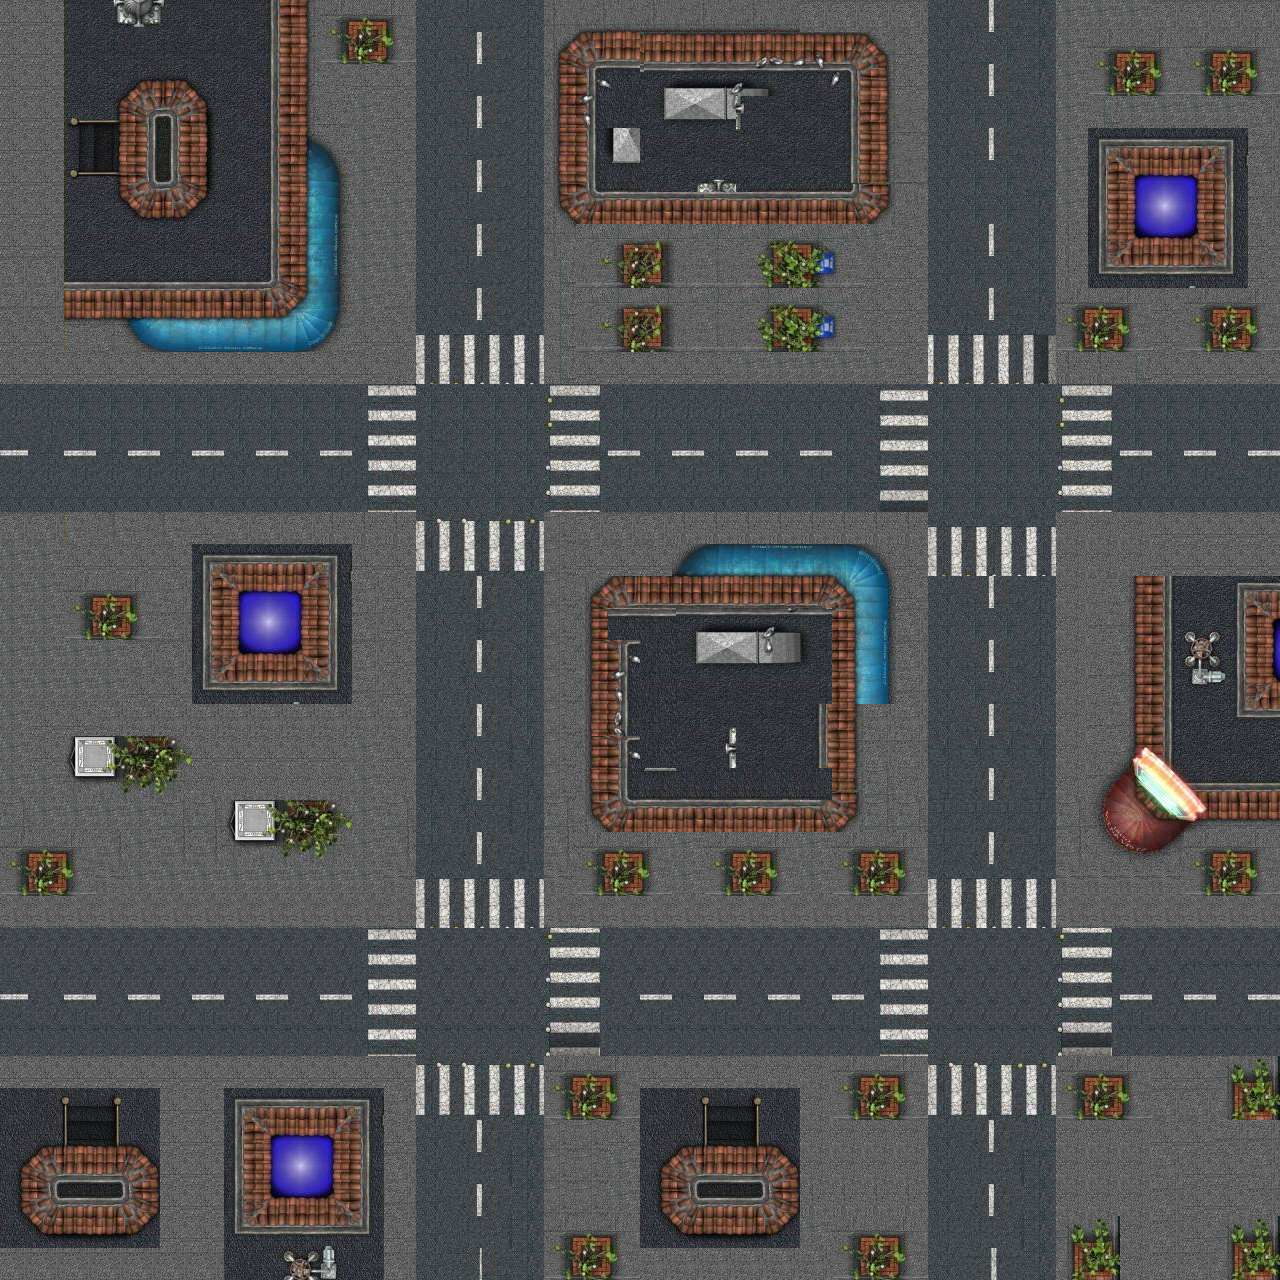

The image is a tile-based game level rendered from a .tmx file. Its description and source (layers, tilesets, objects; grid data summarised) follow:
An orthogonal 40x40 tile map with 32x32 px tiles, 2 tile layers (Layer 1, layer 2) and 13 objects (9x wall, 2x point, player, dest).

<map version="1.0" tiledversion="1.0.3" orientation="orthogonal" renderorder="right-down" width="40" height="40" tilewidth="32" tileheight="32" nextobjectid="24">
 <tileset firstgid="1" source="street.tsx" />
 <layer name="Layer 1" width="40" height="40">
  <data>[1600 cells, 1600 non-empty, 96 distinct tile ids]</data>
 </layer>
 <layer name="layer 2" width="40" height="40">
  <data>[1600 cells, 611 non-empty, 365 distinct tile ids]</data>
 </layer>
 <objectgroup name="Obstacles">
  <object id="4" name="player" x="23.3333" y="443.333" width="35.3333" height="17" />
  <object id="6" name="point" x="477.333" y="446" width="5.33333" height="4.66667" />
  <object id="8" name="point" x="989.333" y="446" width="5.33333" height="4.66667" />
  <object id="10" name="wall" x="1057.33" y="0.666667" width="222.667" height="381.333" />
  <object id="11" name="wall" x="546" y="2.66683" width="380" height="381.333" />
  <object id="12" name="wall" x="547" y="514.333" width="380" height="410.333" />
  <object id="13" name="wall" x="547" y="1059.33" width="380" height="219.333" />
  <object id="14" name="wall" x="2" y="519.333" width="412" height="405.333" />
  <object id="15" name="wall" x="4" y="3.3335" width="410.667" height="380" />
  <object id="16" name="wall" x="2" y="1061.33" width="412" height="220" />
  <object id="17" name="wall" x="1058" y="517.333" width="224.122" height="406.666" />
  <object id="18" name="wall" x="1059.09" y="1057.82" width="228" height="226.788" />
  <object id="23" name="dest" x="989.979" y="21.5625" width="6.70833" height="7.54167" />
 </objectgroup>
</map>
